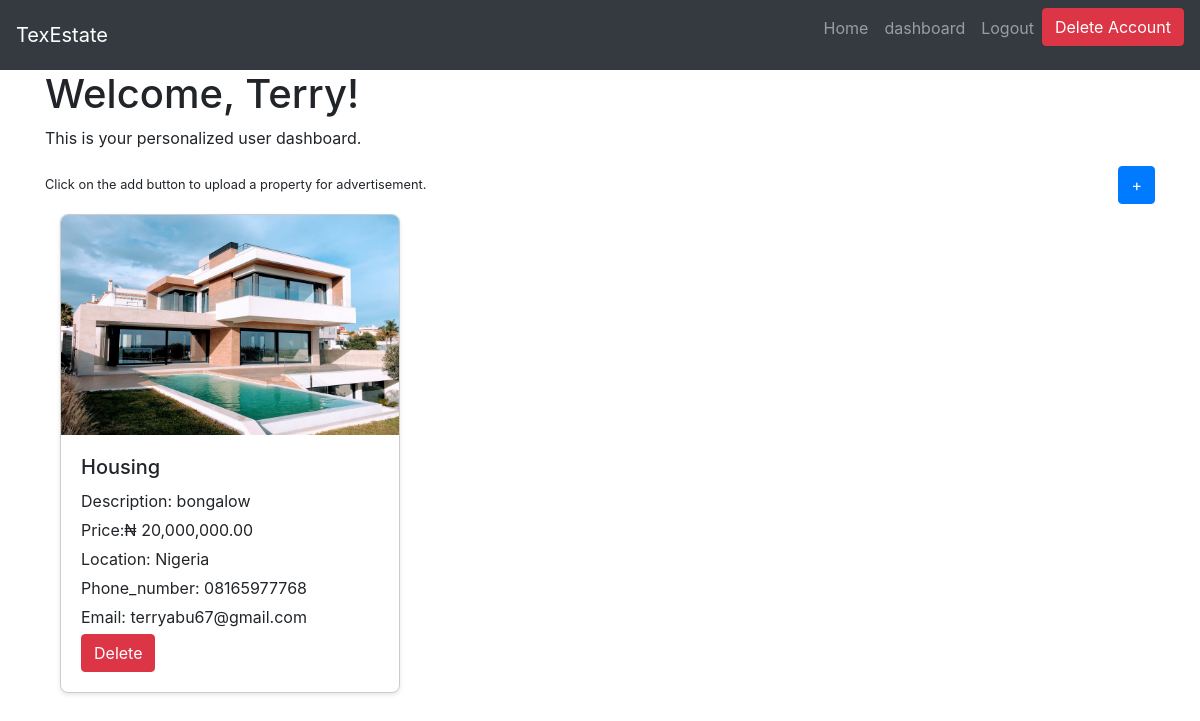
The page /dashboard (signed in) on the database its author committed.
### website/models.py (models this page shows)
class User(db.Model, UserMixin):
    id = db.Column(db.Integer, primary_key=True)
    firstname = db.Column(db.String(50), nullable=False)
    lastname = db.Column(db.String(50), nullable=False)
    email = db.Column(db.String(120), unique=True, nullable=False)
    password = db.Column(db.String(255), nullable=False)
    created_at = db.Column(db.DateTime, default=datetime.utcnow)
    phone_number = db.Column(db.String(20), default='N/A')
    properties = db.relationship('Property', backref='user', lazy=True)

class Property(db.Model):
    id = db.Column(db.Integer, primary_key=True)
    title = db.Column(db.String(100), nullable=False)
    description = db.Column(db.Text, nullable=False)
    price = db.Column(db.Float, nullable=False)
    location = db.Column(db.String(100), nullable=False)
    photo = db.Column(db.String(100), nullable=False)
    user_id = db.Column(db.Integer, db.ForeignKey('user.id'), nullable=False)

class Image(db.Model):
    id = db.Column(db.Integer, primary_key=True)
    filename = db.Column(db.String(255))
    filepath = db.Column(db.String(255))
    property_id = db.Column(db.Integer, db.ForeignKey('property.id'))
    property = db.relationship('Property', backref='images')
    def get_image_url(self):
        return f"/static/uploads/{self.filename}"

### website/views.py (the view)
@views.route('/dashboard', methods=['GET'])
@login_required
def dashboard():
    user = get_user_data()
    first_name = user.firstname if user else None
    properties = Property.query.filter_by(user_id=current_user.id).all()
    return render_template("dashboard.html", user=current_user, first_name=first_name, properties=properties)

### website/__init__.py (called while the page is built)
def create_app():
    app = Flask(__name__, static_folder='static')
    app.config['SECRET_KEY'] = 'test'
    app.config['SQLALCHEMY_DATABASE_URI'] = f'sqlite:///{DB_NAME}'
    app.config['UPLOAD_FOLDER'] = 'static/uploads'
    db.init_app(app)
    from .views import views
    from .auth import auth
    from .models import User, Property, Image
    app.register_blueprint(views, url_prefix='/')
    app.register_blueprint(auth, url_prefix='/')
    app.jinja_env.filters['format_price'] = format_price
    uploads_dir = os.path.join(app.root_path, app.config['UPLOAD_FOLDER'])
    os.makedirs(uploads_dir, exist_ok=True)
    create_database(app)
    login_manager = LoginManager()
    login_manager.login_view = 'auth.login'
    login_manager.init_app(app)
    @login_manager.user_loader
    def login_user(id):
        return User.query.get(int(id))
    return app

### website/format.py (called while the page is built)
def format_price(value):
    return '{:,.2f}'.format(value)

### website/views.py (called while the page is built)
def get_user_data():
    if current_user.is_authenticated:
        user_id = current_user.id
        user = User.query.get(user_id)
        return user
    else:
        return None

### website/templates/dashboard.html (shortened to what this page needs)
{% extends "base.html" %}
{% block content %}
  <h1>Welcome, {{ user.firstname }}!</h1>
  <p>This is your personalized user dashboard.</p>
  <div class="add">
    <small>Click on the add button to upload a property for advertisement.</small>
    <a href="/upload" class="btn btn-primary upload">+</a>
  </div>
  <div class="container">
    <div class="row">
      {% if properties %}
        {% for property in properties %}
          <div class="col-md-4">
            <div class="card property-card">
              <img src="{{ property.images[0].get_image_url() }}" class="card-img-top" alt="{{ property.title }}">
              <div class="card-body">
                <h5 class="card-title">{{ property.title }}</h5>
                <p class="card-text">Description: {{ property.description }}</p>
                <p class="card-text">Price:₦ {{ property.price|format_price }}</p>
                <p class="card-text">Location: {{ property.location }}</p>
                <p class="card-text">Phone_number: {{ property.user.phone_number }}</p>
                <p class="card-text">Email: {{ property.user.email }}</p>
                <form action="{{ url_for('views.delete_property', property_id=property.id) }}" method="POST" onsubmit="return confirmDelete();">
                  <input type="submit" value="Delete" class="btn btn-danger">
                </form>
              </div>
            </div>
          </div>
        {% endfor %}
      {% else %}
        <p>No properties found.</p>
      {% endif %}
    </div>
{% endblock %}

### website/static/styles.css (style rules this page uses)
body { overflow-y: hidden; }
.add { display: flex; flex-direction: space-between !important; align-items: center; }
.upload { margin-left: auto; }

### website/templates/dashboard.html (style rules this page uses)
body { overflow: auto; }
.add { margin-bottom: 10px; }
.property-card { margin-bottom: 20px; border: 1px solid #ccc; border-radius: 8px; overflow: hidden; box-shadow: 0 2px 4px rgba(0, 0, 0, 0.1); transition: transform 0.3s; }
.property-card img { height: 220px; object-fit: cover; }
.property-card .card-body { padding: 20px; }
.property-card h5.card-title { margin-bottom: 10px; font-size: 20px; }
.property-card p.card-text { margin-bottom: 5px; font-size: 16px; }

### rows shown on the page
User: firstname "Terry"
Property: filename (picture), title "Housing", description "bongalow", price "20,000,000.00", location "Nigeria", user.phone_number "08165977768", user.email "terryabu67@gmail.com"
